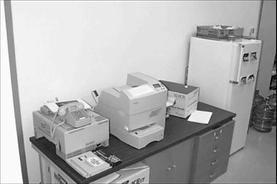
#> input picture training/nonfaces/image_0006.jpg, 277 x 184 px; its folder holds 4 pictures in this run
$ python resizing.py
#> lines starting #> are read from the running program, lines starting #| are printed output that depends on the picture
import  os, sys

import operator
from PIL import Image
# loads all the gif of jpg images (must be histogram equalized) in the path folder and converts them into 24x24 size
path = 'training/nonfaces'
size = (24,24)

def load_images(path):
#> called with path = 'training/nonfaces'
    images = []
    for _file in os.listdir(path):
        #print _file
        if _file.endswith('.jpg') or _file.endswith('.gif') or _file.endswith('.png'):
            temp = Image.open(os.path.join(path, _file))
#> temp is the input picture: PIL image 277x184 L; min 0, max 255, mean 174.8
            images.append( (temp,_file) )
    return images

imagelist = load_images(path)


for image,filename in imagelist:
    #gray_image = cv2.cvtColor(image,cv2.COLOR_BGR2GRAY)
    gray_histeq_image = image
    gray_histeq_image.thumbnail(size)


    #gray_image.show()
    #equ.show()
    gray_histeq_image.save(os.path.join(path,filename))
#> this loop made 4 passes
#> pass 1, `gray_histeq_image.save(os.path.join(path,filename))`:
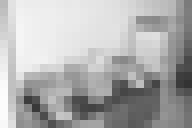
#> saved as image_0006.jpg: PIL image 24x16 L (shown 8 times larger); min 51, max 252, mean 174.7
#> pass 2, `gray_histeq_image.save(os.path.join(path,filename))`:
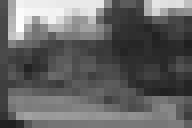
#> saved as image_0012.jpg: PIL image 24x16 L (shown 8 times larger); min 30, max 253, mean 100.9
#> after the loop:
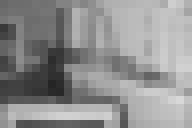
#> gray_histeq_image: PIL image 24x16 L (shown 8 times larger); min 37, max 216, mean 143.2
